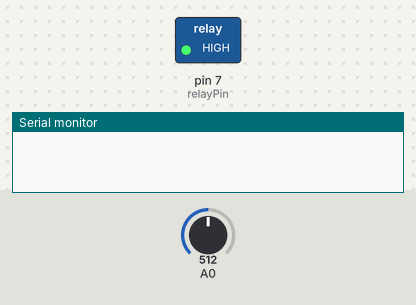
This sketch was run on a simulated Arduino Uno, built with avr-gcc and run on an emulated ATmega328P. On the bench: switched loads named in the sketch (green lamp = pin HIGH), the last lines printed to the serial monitor. The test bench sets the inputs (shaded band); at power-on: A0 = 512.

Above: at 0.5 s.
At 3.5 s:
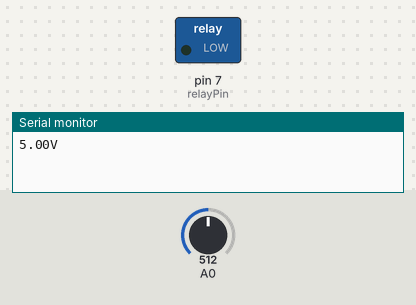
Timing chart, 0 to 7.8 s (numbered marks = the images above):
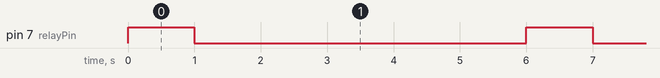

The sketch:

Battery_Charger.ino
```cpp
const float voltageDelay = 5000.0;
float lastCheckedVoltageTime = 0.0;

int reading = 0;
int relayPin = 7;
float voltage = 0.0;

void setup() {
  // put your setup code here, to run once:
  pinMode(A0, INPUT);
  pinMode(relayPin, OUTPUT);
  digitalWrite(relayPin, LOW);

  Serial.begin(9600);
}

void loop() {
  // put your main code here, to run repeatedly:
  if((millis() > voltageDelay + lastCheckedVoltageTime) || lastCheckedVoltageTime == 0.0)
  {
    digitalWrite(relayPin, HIGH);
    delay(1000);
    float analogPin = analogRead(A0);

    voltage = 10 * (analogPin / 1024);

    digitalWrite(relayPin, LOW);

    Serial.print(voltage);
    Serial.println("V");

    lastCheckedVoltageTime = millis();
  }
}
```

Measured:
- by itself, pin 7 (relayPin): alternates HIGH for 1.0 s and LOW for 5.0 s
